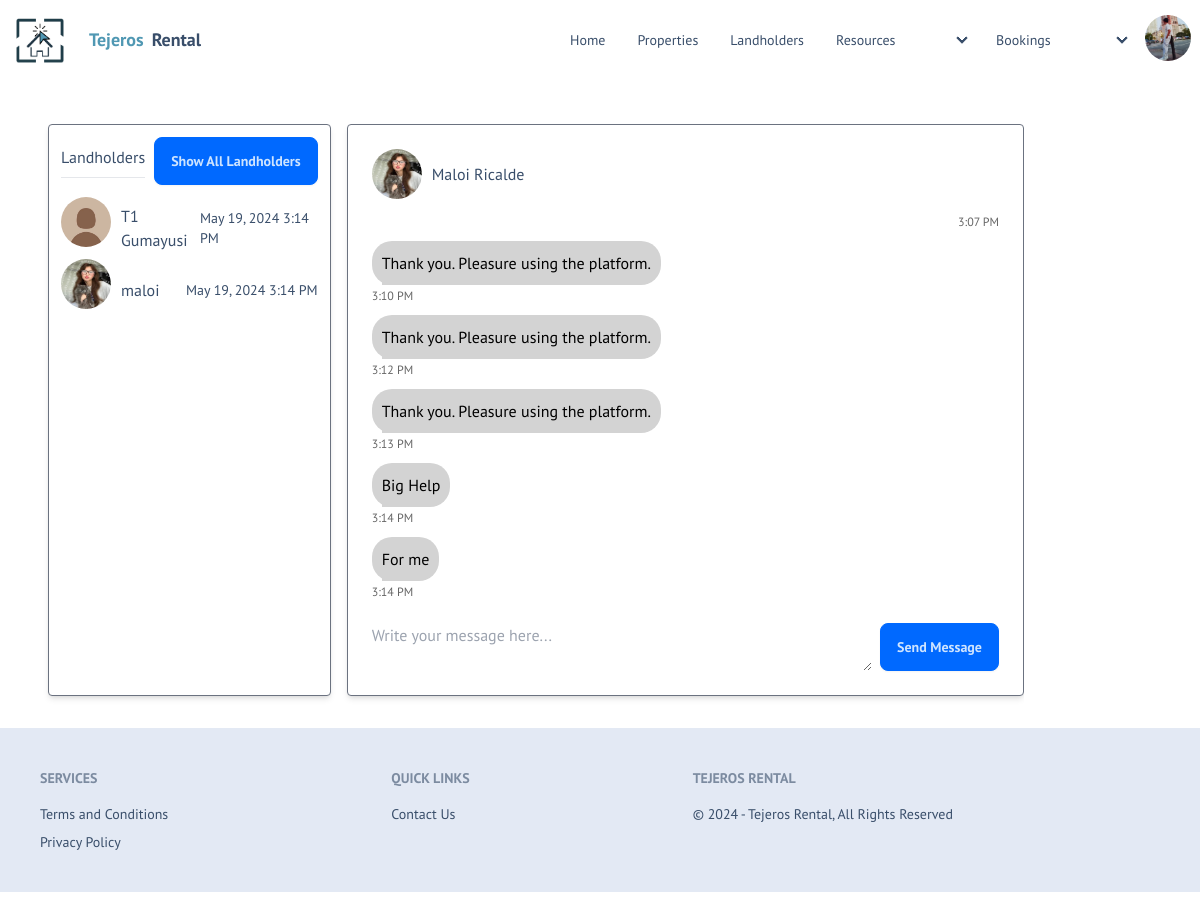
Screenshot of /chat.php?receiver_id=4 (signed in) with the database file from the repository.
### tables this page shows
CREATE TABLE `users_tb` (
  `user_id` int(11) NOT NULL,
  `full_name` varchar(255) NOT NULL,
  `username` varchar(255) NOT NULL,
  `email` varchar(255) NOT NULL,
  `address` varchar(255) NOT NULL,
  `age` varchar(100) NOT NULL,
  `bio` varchar(255) NOT NULL,
  `mobile` varchar(20) NOT NULL,
  `password` varchar(255) NOT NULL,
  `role` int(11) NOT NULL DEFAULT 0,
  `created_at` timestamp NOT NULL DEFAULT current_timestamp() ON UPDATE current_timestamp(),
  `profile_picture` varchar(255) NOT NULL DEFAULT 'default-icon.jpg',
  `facebook` varchar(255) NOT NULL,
  `linkedin` varchar(255) NOT NULL,
  `instagram` varchar(255) NOT NULL,
  `code` varchar(255) NOT NULL,
  `updated_time` datetime NOT NULL DEFAULT current_timestamp(),
  `account_age` varchar(255) NOT NULL DEFAULT 'New User'
);

CREATE TABLE `landholders_tb` (
  `landholder_id` int(11) NOT NULL,
  `full_name` varchar(255) NOT NULL,
  `username` varchar(255) NOT NULL,
  `email` varchar(255) NOT NULL,
  `address` varchar(255) NOT NULL,
  `age` varchar(100) NOT NULL,
  `mobile` varchar(20) NOT NULL,
  `password` varchar(255) NOT NULL,
  `created_at` timestamp NOT NULL DEFAULT current_timestamp() ON UPDATE current_timestamp(),
  `profile_picture` varchar(50) NOT NULL DEFAULT 'default-icon.jpg',
  `bio` varchar(255) NOT NULL,
  `facebook` varchar(255) NOT NULL,
  `linkedin` varchar(255) NOT NULL,
  `instagram` varchar(255) NOT NULL,
  `account_age` varchar(255) NOT NULL DEFAULT 'New Landholder',
  `business_permit` varchar(255) NOT NULL,
  `permit_status` varchar(255) NOT NULL DEFAULT 'Validating',
  `verification_tier` varchar(50) NOT NULL DEFAULT 'Not Verified',
  `upload_attempts` int(11) DEFAULT 0
);

CREATE TABLE `messages_tb` (
  `message_id` int(11) NOT NULL,
  `sender_id` varchar(255) NOT NULL,
  `receiver_id` varchar(255) NOT NULL,
  `sender_type` enum('user','landholder','','') NOT NULL,
  `receiver_type` enum('user','landholder','','') NOT NULL,
  `message_text` text NOT NULL,
  `timestamp` datetime NOT NULL DEFAULT current_timestamp()
);

### chat.php (the view, shortened to what this page needs)
<?php
@include 'components/connection.php';
try {
    $stmt = $conn->prepare("
        SELECT DISTINCT lh.landholder_id, lh.username, lh.full_name, lh.profile_picture, MAX(m.timestamp) AS latest_chat_time
        FROM landholders_tb lh
        JOIN messages_tb m ON (lh.landholder_id = m.sender_id OR lh.landholder_id = m.receiver_id)
        WHERE (m.sender_id = :user_id AND m.sender_type = 'user')
           OR (m.receiver_id = :user_id AND m.receiver_type = 'user')
        GROUP BY lh.landholder_id, lh.username, lh.full_name, lh.profile_picture
        ORDER BY latest_chat_time DESC
    ");
    $stmt->bindParam(':user_id', $_SESSION['user_id']);
    $stmt->execute();
    $landholders = $stmt->fetchAll(PDO::FETCH_ASSOC);
} catch (Exception $e) {
    die('Error fetching landholders: ' . $e->getMessage());
}
$messages = [];
if (isset($_GET['receiver_id'])) {
    $receiver_id = $_GET['receiver_id'];
    $user_id = $_SESSION['user_id'];
    $sql = "SELECT * FROM messages_tb WHERE
            (sender_id = ? AND sender_type = 'user' AND receiver_id = ? AND receiver_type = 'landholder')
            OR
            (sender_id = ? AND sender_type = 'landholder' AND receiver_id = ? AND receiver_type = 'user')
            ORDER BY timestamp ASC";
    $stmt = $conn->prepare($sql);
    $stmt->execute([$user_id, $receiver_id, $receiver_id, $user_id]);
    $messages = $stmt->fetchAll(PDO::FETCH_ASSOC);
}
?>
<!DOCTYPE html>
<html lang="en" data-theme="winter">
<head>
    <link rel="stylesheet" href="css/style.css">
    <script src="https://cdn.tailwindcss.com"></script>
    <link href="https://cdnjs.cloudflare.com/ajax/libs/tailwindcss/2.2.19/tailwind.min.css" rel="stylesheet">
    <link href="https://cdn.jsdelivr.net/npm/daisyui@4.8.0/dist/full.min.css" rel="stylesheet" type="text/css">
</head>
<body>
    <?php include 'user/user-header.php'; ?>
    <div class="container mt-3 overflow-y-auto">
        <div class="grid grid-cols-12 gap-4">
            <div class="col-span-4  my-8">
                <div class="bg-white rounded shadow-md p-3 ml-12 mb-18 h-full border border-gray-500">
                    <div class="flex justify-between items-center">
                        <h4 class="border-b pb-2 mb-0">Landholders</h4>
                        <button id="showAllLandholders" class="btn btn-primary">Show All Landholders</button>
                    </div>
                    <div class="list-group mt-3 overflow-y-auto" id="landholdersList" style="max-height: 400px;">
                        <?php foreach ($landholders as $landholder) : ?>
                            <?php
                            $last_chat_datetime = date("M j, Y g:i A", strtotime($landholder['latest_chat_time']));
                            ?>
                            <a href="?receiver_id=<?= $landholder['landholder_id'] ?>" class="list-group-item list-group-item-action d-flex align-items-center">
                                <img src="uploaded_image/<?= htmlspecialchars($landholder['profile_picture']) ?>" alt="<?= htmlspecialchars($landholder['full_name']) ?>'s Profile Picture" class="profile-img">
                                <span><?= htmlspecialchars($landholder['username']) ?></span>
                                <span class="text-muted ms-auto text-sm"><?= $last_chat_datetime ?></span>
                            </a>
                        <?php endforeach; ?>
                    </div>
                </div>
            </div>
            <div class="col-span-8">
                <?php if (isset($_GET['receiver_id'])) : ?>
                    <?php
                    try {
                        $stmt = $conn->prepare("SELECT * FROM landholders_tb WHERE landholder_id = ?");
                        $stmt->execute([$_GET['receiver_id']]);
                        $receiver_details = $stmt->fetch(PDO::FETCH_ASSOC);
                    } catch (Exception $e) {
                        die('Error fetching receiver details: ' . $e->getMessage());
                    }
                    ?>
                    <div class="bg-white rounded shadow-md p-6 border border-gray-500 my-8">
                        <div class="user-info mb-3">
                            <img src="uploaded_image/<?= htmlspecialchars($receiver_details['profile_picture']) ?>" alt="<?= htmlspecialchars($receiver_details['full_name']) ?>'s Profile Picture">
                            <h4><?= htmlspecialchars($receiver_details['full_name']) ?></h4>
                        </div>
                        <div class="chat-container">
                            <?php foreach ($messages as $message) : ?>
                                <div class="chat-message <?= $message['sender_type'] === 'user' ? 'landholder' : 'user' ?>">
                                    <div class="chat-bubble <?= $message['sender_type'] === 'user' ? 'landholder' : 'user' ?>">
                                        <?= htmlspecialchars($message["message_text"]) ?>
                                    </div>
                                    <div class="timestamp"><?= date("g:i A", strtotime($message["timestamp"])) ?></div>
                                </div>
                            <?php endforeach; ?>
                        </div>
                        <form method="POST" class="mt-3 flex">
                            <textarea name="message_text" class="form-control flex-grow me-2" placeholder="Write your message here..." required></textarea>
                            <button type="submit" class="btn btn-primary">Send Message</button>
                        </form>
                    </div>
                <?php endif; ?>
            </div>
        </div>
    </div>
    <?php include 'user/user-footer.php' ?>
</body>
</html>

### user/user-header.php (shortened to what this page needs)
<?php
@include 'components/connection.php';
$isLoggedIn = isset($_SESSION['user_id']);
if (isset($_SESSION['user_id'])) {
    $user_id = $_SESSION['user_id'];
    $isLoggedIn = true;
    $select_profile = $conn->prepare("SELECT * FROM `users_tb` WHERE user_id = ?");
    $select_profile->execute([$user_id]);
    $fetch_profile = $select_profile->fetch(PDO::FETCH_ASSOC);
    $profile_picture = 'uploaded_image/' . $fetch_profile['profile_picture'];
}
?>
<div class="navbar bg-white sticky top-0 z-50" >
    <div class="flex-1">
    <img src="images/logo1.png" alt="Tejeros Rental Logo" class="p-2 h-16 w-16">
        <a href="loading-page-in.php" class="btn btn-ghost text-lg"><span style="color: #5098b3;">Tejeros</span>Rental</a>
    </div>
    <div class="navbar-center hidden lg:flex flex-2">
        <ul class="menu menu-horizontal px-1">
            <li><a href="loading-page-in.php">Home</a></li>
            <li><a href="properties.php">Properties</a></li>
            <li><a href="seller-list.php">Landholders</a></li>
            <li>
                <details class="w-40 z-10">
                    <summary>Resources</summary>
                </details>
            </li>
            <li>
                <details class="w-40 z-10">
                    <summary>Bookings</summary>
                </details>
            </li>
        </ul>
    </div>
    <div class="flex-none gap-6">
        <?php if ($isLoggedIn) : ?>
            <div class="dropdown dropdown-end">
                <div tabindex="0" role="button" class="btn btn-ghost btn-circle avatar">
                    <div class="w-20 rounded-full">
                        <img src="<?= $profile_picture ?>" alt="Profile Picture">
                    </div>
                </div>
            </div>
        <?php endif; ?>
    </div>
</div>

### css/style.css (style rules this page uses)
body { font-family: "PT Sans", sans-serif !important; background-color: var(--white-color); }
.grid { overflow: visible; }

### chat.php (style rules this page uses)
.chat-container { display: flex; flex-direction: column; height: 400px; overflow-y: scroll; }
.chat-message { display: flex; flex-direction: column; align-items: flex-start; margin-bottom: 10px; }
.chat-message.landholder { align-items: flex-end; }
.chat-bubble { max-width: 60%; padding: 10px; border-radius: 20px; color: #fff; }
.chat-bubble.user { background-color: #d3d3d3; color: #000; }
.timestamp { font-size: 0.75rem; color: #666; margin-top: 2px; }
.user-info { display: flex; align-items: center; margin-bottom: 10px; }
.user-info img { border-radius: 50%; width: 50px; height: 50px; margin-right: 10px; }
.profile-img { width: 50px; height: 50px; border-radius: 50%; margin-right: 10px; margin-bottom: 12px; }
.list-group-item-action { display: flex; align-items: center; }
.overflow-y-auto { overflow-y: auto; }

### rows the page displays
users_tb: profile_picture (picture)
landholders_tb: profile_picture (placeholder picture), username "T1 Gumayusi", last_chat_datetime "May 19, 2024 3:14 PM"
landholders_tb: profile_picture (picture), username "maloi", last_chat_datetime "May 19, 2024 3:14 PM", full_name "Maloi Ricalde"
messages_tb: timestamp "3:07 PM"
messages_tb: message_text "Thank you. Pleasure using the platform.", timestamp "3:10 PM"
messages_tb: message_text "Thank you. Pleasure using the platform.", timestamp "3:12 PM"
messages_tb: message_text "Thank you. Pleasure using the platform.", timestamp "3:13 PM"
messages_tb: message_text "Big Help", timestamp "3:14 PM"
messages_tb: message_text "For me", timestamp "3:14 PM"
